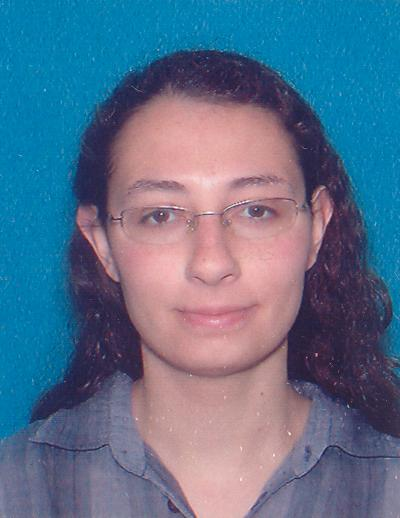
%> input picture matlab/Matlab/passport photo.JPG, 400 x 518 px
$ octave --eval "main;"   (GNU Octave 9; MATLAB toolbox functions it lacks are replaced by stand-ins)
%> lines starting %> are read from the running program, lines starting %| are printed output that depends on the picture
### matlab/Matlab/BiLinearInterp.m
function Iinterp = BiLinearInterp(I,sizeFact)
%The function Resizes a given image I by a scale sizeFact
%   with Bilinear Interpolation.

sz = size(I); %Size of the original image
NSz = sz(1:2).*sizeFact;    %Size of the new image
Iinterp = zeros(NSz);   %Initialize the new image

%Uniform Resize Grid
x = linspace(1,sz(1),NSz(1));
y = linspace(1,sz(2),NSz(2));

Iinterp = BLinter (I,x,y);

end

### matlab/Matlab/BLinter.m
function Iinterp = BLinter (I,x,y);
%The function performs bilinar interpolation of the 2D or 3D function I
% over 4NN of points given in (x,y).


%Bilinear Coefficients Grid
[X, Y] = ndgrid(x, y);
X = repmat(X-floor(X), [1,1,size(I,3)]);
Y = repmat(Y-floor(Y), [1,1,size(I,3)]);

%Interpolation
Iinterp = (1-Y).*((1-X).*I(floor(x), floor(y), :) + ...
					X.*I(ceil(x), floor(y), :)) + ...
			Y.*((1-X).*I(floor(x), ceil(y), :) + ...
					X.*I(ceil(x), ceil(y), :));
end

### matlab/Matlab/main.m
%%Excercise 1 in Image Processing Applications
%            Image Morphing
%Student ID 306760455, Spring 2010

function main
clear vars; close all; home;

%% -_-_-_-_-_-_-_-_-_-_-_-_-_-_-Question 1-_-_-_-_-_-_-_-_-_-_-_-_-_-_-_-_%

sizeFact = [4 4];   %Scaling Factor

% Get a file
I = double(imread(uigetfile('pink_flower.jpg', 'Pick an Image')));
%> the answer given: passport photo.JPG

% Iinterp = imgrescale(I,[400, 400]);
Iinterp = BiLinearInterp(I,sizeFact);


f = figure;
set(f, 'NumberTitle', 'Off', 'Name', 'Question 1');
imshow(I/255);
title ('Original Image');

f = figure;
set(f, 'NumberTitle', 'Off', 'Name', 'Question 1');
imshow(Iinterp/255);
title ('Resized Image');


%---------Comparison----------%

Icomp = imresize(I, sizeFact.*size(I(:,:,1)), 'nearest');
f = figure;
set(f, 'NumberTitle', 'Off', 'Name', 'Question 1 - Comparison');
subplot(1,2,1);
imshow(Iinterp/255);
title ('Resized Image');
subplot(1,2,2);
imshow(Icomp/255);
title ('Comparison - Nearest Neighbor Iterpolation');
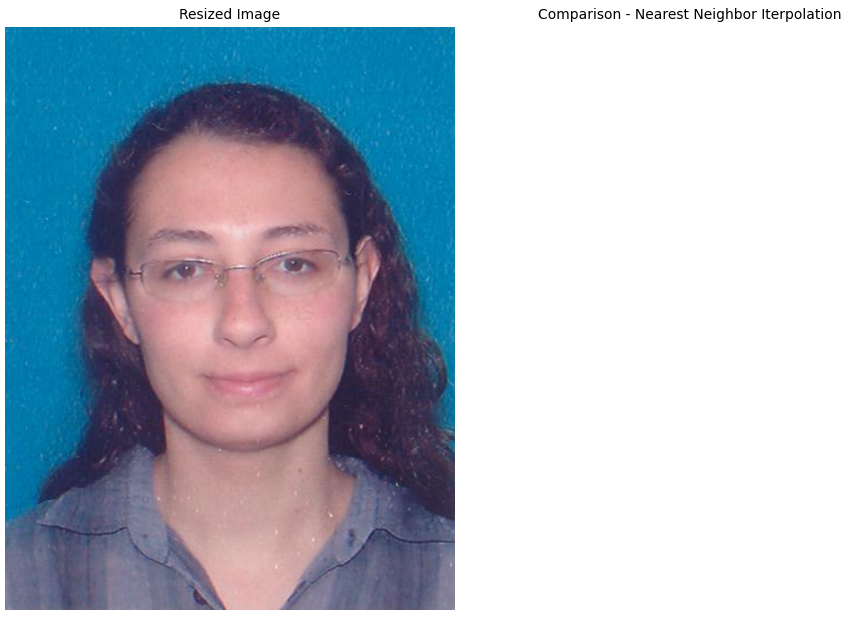
%> figure redrawn from the program's plot data, 2 panels

%% -_-_-_-_-_-_-_-_-_-_-_-_-_-_-Question 2-_-_-_-_-_-_-_-_-_-_-_-_-_-_-_-_%

src_pth = uigetfile('fiona1.jpg', 'Select the Source Image');
%> the answer given: 25444-bigthumbnail.jpg
dst_pth = uigetfile('fiona2.jpg', 'Select the Destination Image');
%> the answer given: 25444-bigthumbnail.jpg
dat_pth = uigetfile('myFiona.txt', 'Select the Data File');
%> the answer given: 25444-bigthumbnail.jpg

Is = double(imread(src_pth));
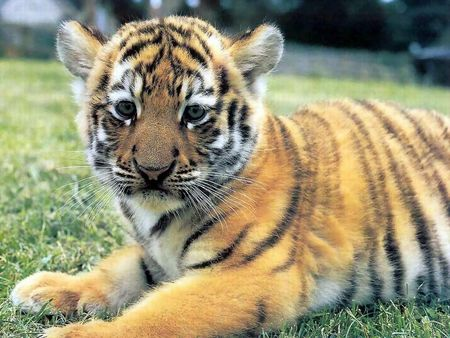
%> input picture matlab/Matlab/25444-bigthumbnail.jpg, 450 x 338 px
Id = double(imread(dst_pth));
%> (the run ends here)
